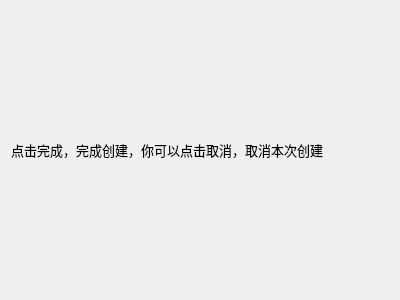
<?xml version="1.0" encoding="UTF-8"?>
<ui version="4.0">
 <class>ConfirmPage</class>
 <widget class="QWizardPage" name="ConfirmPage">
  <property name="geometry">
   <rect>
    <x>0</x>
    <y>0</y>
    <width>400</width>
    <height>300</height>
   </rect>
  </property>
  <property name="windowTitle">
   <string>WizardPage</string>
  </property>
  <layout class="QGridLayout" name="gridLayout">
   <item row="0" column="0">
    <layout class="QVBoxLayout" name="verticalLayout">
     <item>
      <widget class="QLabel" name="label">
       <property name="font">
        <font>
         <pointsize>10</pointsize>
        </font>
       </property>
       <property name="text">
        <string>点击完成，完成创建，你可以点击取消，取消本次创建</string>
       </property>
      </widget>
     </item>
    </layout>
   </item>
  </layout>
 </widget>
 <resources/>
 <connections/>
</ui>
